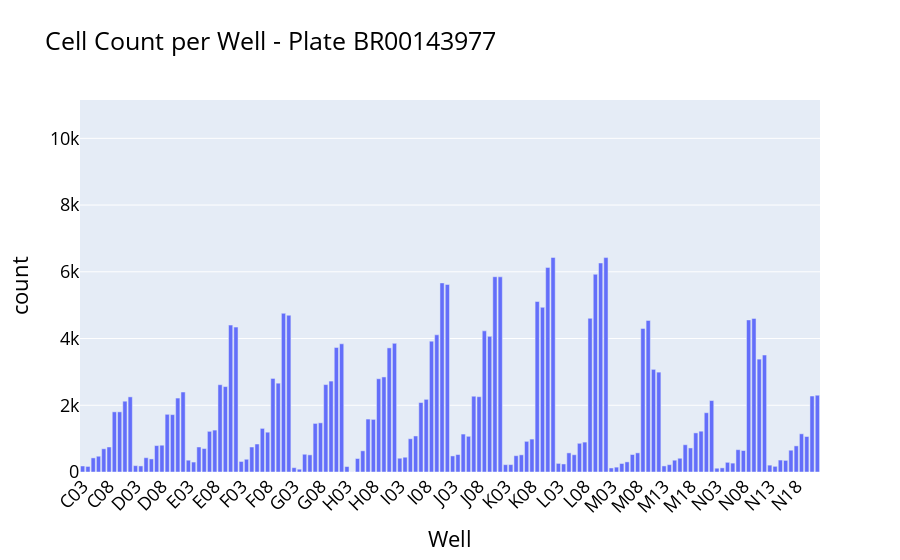
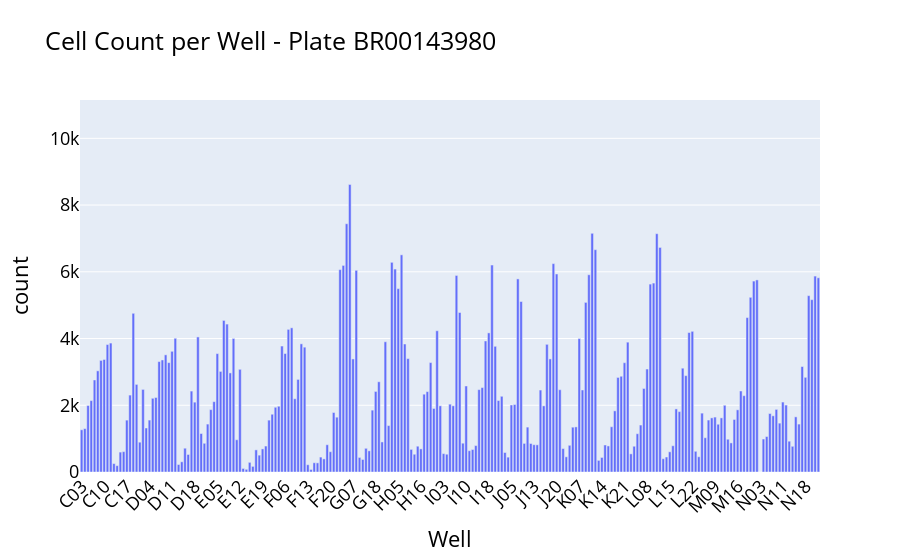
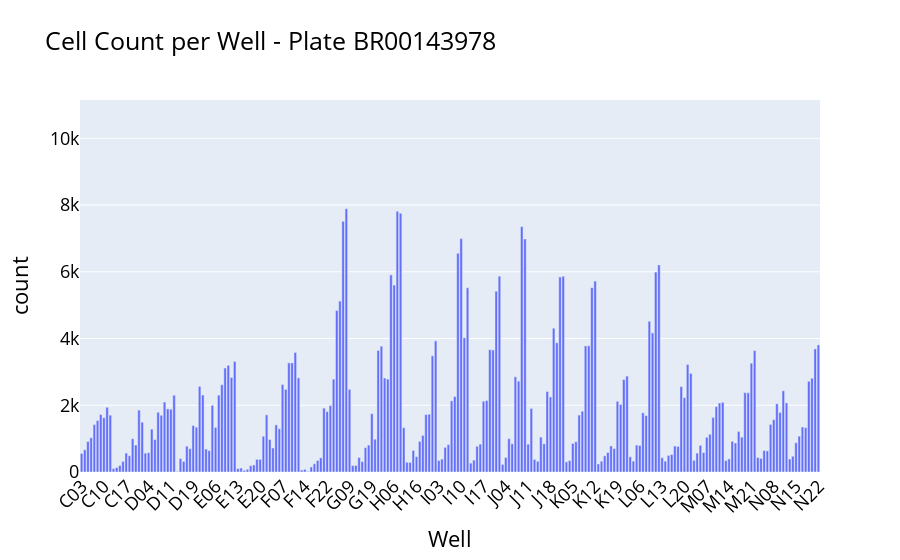
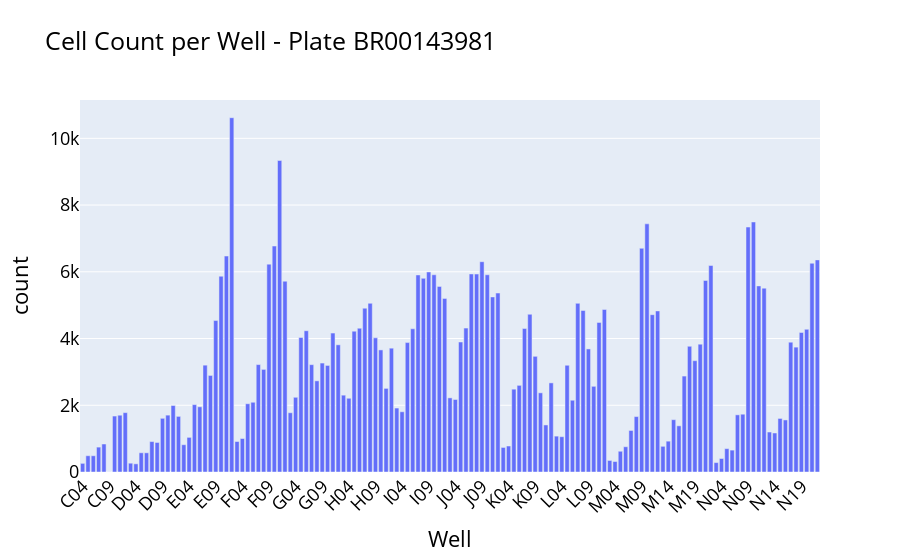

The notebook cell these images were saved under, in order:
### Markdown cell above
# Visualize Cell Counts per Plate and Well

### Code cell
global_max = round1df.groupby(["Metadata_Plate", "Metadata_Well"]).size().max()

for plate in round1df["Metadata_Plate"].unique():
    plate_df = round1df[round1df["Metadata_Plate"] == plate]

    well_counts = plate_df[["Metadata_Well"]].value_counts().reset_index(name="count")

    meta_per_well = (
        plate_df.groupby("Metadata_Well")[
            ["Metadata_seeding_density", "Metadata_cell_line", "Metadata_time_point"]
        ]
        .first()
        .reset_index()
    )

    meta_per_well = meta_per_well.rename(
        columns={
            "Metadata_seeding_density": "Seeding Density",
            "Metadata_cell_line": "Cell Line",
            "Metadata_time_point": "Time Point",
        }
    )

    well_counts = well_counts.merge(meta_per_well, on="Metadata_Well").sort_values(
        "Metadata_Well"
    )

    fig = px.bar(
        well_counts,
        x="Metadata_Well",
        y="count",
        hover_data=["Seeding Density", "Cell Line", "Time Point"],
        title=f"Cell Count per Well - Plate {plate}",
        labels={
            "Metadata_Well": "Well",
        },
    )

    fig.update_layout(
        font=dict(size=18, color="black"),
        xaxis_tickangle=-45,
        yaxis_range=[0, global_max * 1.05],
    )

    fig.show()
    fig.write_image(
        static_figure_path / f"{plate}_well_cell_count.png",
        width=2000,
        height=1200,
    )

    fig.write_html(
        int_figure_path / f"{plate}_well_cell_count.html",
        full_html=True,
        include_plotlyjs="embed",
    )

### Figure 1 — Plotly figure (JSON) as saved in the notebook; plotly's stock layout.template omitted (floating-point values rounded to 4 significant figures; data arrays with more than 128 entries replaced by an {"elided": "..."} marker saying what was removed)
{"data": [{"customdata": {"elided": "140x3 mixed values"}, "hovertemplate": "Well=%{x}<br>count=%{y}<br>Seeding Density=%{customdata[0]}<br>Cell Line=%{customdata[1]}<br>Time Point=%{customdata[2]}<extra></extra>", "legendgroup": "", "marker": {"color": "#636efa", "pattern": {"shape": ""}}, "name": "", "orientation": "v", "showlegend": false, "textposition": "auto", "type": "bar", "x": {"elided": "140 str values"}, "xaxis": "x", "y": {"elided": "140 int values"}, "yaxis": "y"}], "layout": {"barmode": "relative", "font": {"color": "black", "size": 18}, "legend": {"tracegroupgap": 0}, "title": {"text": "Cell Count per Well - Plate BR00143977"}, "xaxis": {"anchor": "y", "domain": [0.0, 1.0], "tickangle": -45, "title": {"text": "Well"}}, "yaxis": {"anchor": "x", "domain": [0.0, 1.0], "range": [0, 11150.0], "title": {"text": "count"}}}}

### Figure 2 — Plotly figure (JSON) as saved in the notebook; plotly's stock layout.template omitted (floating-point values rounded to 4 significant figures; data arrays with more than 128 entries replaced by an {"elided": "..."} marker saying what was removed)
{"data": [{"customdata": {"elided": "229x3 mixed values"}, "hovertemplate": "Well=%{x}<br>count=%{y}<br>Seeding Density=%{customdata[0]}<br>Cell Line=%{customdata[1]}<br>Time Point=%{customdata[2]}<extra></extra>", "legendgroup": "", "marker": {"color": "#636efa", "pattern": {"shape": ""}}, "name": "", "orientation": "v", "showlegend": false, "textposition": "auto", "type": "bar", "x": {"elided": "229 str values"}, "xaxis": "x", "y": {"elided": "229 int values"}, "yaxis": "y"}], "layout": {"barmode": "relative", "font": {"color": "black", "size": 18}, "legend": {"tracegroupgap": 0}, "title": {"text": "Cell Count per Well - Plate BR00143980"}, "xaxis": {"anchor": "y", "domain": [0.0, 1.0], "tickangle": -45, "title": {"text": "Well"}}, "yaxis": {"anchor": "x", "domain": [0.0, 1.0], "range": [0, 11150.0], "title": {"text": "count"}}}}

### Figure 3 — Plotly figure (JSON) as saved in the notebook; plotly's stock layout.template omitted (floating-point values rounded to 4 significant figures; data arrays with more than 128 entries replaced by an {"elided": "..."} marker saying what was removed)
{"data": [{"customdata": {"elided": "232x3 mixed values"}, "hovertemplate": "Well=%{x}<br>count=%{y}<br>Seeding Density=%{customdata[0]}<br>Cell Line=%{customdata[1]}<br>Time Point=%{customdata[2]}<extra></extra>", "legendgroup": "", "marker": {"color": "#636efa", "pattern": {"shape": ""}}, "name": "", "orientation": "v", "showlegend": false, "textposition": "auto", "type": "bar", "x": {"elided": "232 str values"}, "xaxis": "x", "y": {"elided": "232 int values"}, "yaxis": "y"}], "layout": {"barmode": "relative", "font": {"color": "black", "size": 18}, "legend": {"tracegroupgap": 0}, "title": {"text": "Cell Count per Well - Plate BR00143978"}, "xaxis": {"anchor": "y", "domain": [0.0, 1.0], "tickangle": -45, "title": {"text": "Well"}}, "yaxis": {"anchor": "x", "domain": [0.0, 1.0], "range": [0, 11150.0], "title": {"text": "count"}}}}

### Figure 4 — Plotly figure (JSON) as saved in the notebook; plotly's stock layout.template omitted (floating-point values rounded to 4 significant figures; data arrays with more than 128 entries replaced by an {"elided": "..."} marker saying what was removed)
{"data": [{"customdata": {"elided": "139x3 mixed values"}, "hovertemplate": "Well=%{x}<br>count=%{y}<br>Seeding Density=%{customdata[0]}<br>Cell Line=%{customdata[1]}<br>Time Point=%{customdata[2]}<extra></extra>", "legendgroup": "", "marker": {"color": "#636efa", "pattern": {"shape": ""}}, "name": "", "orientation": "v", "showlegend": false, "textposition": "auto", "type": "bar", "x": {"elided": "139 str values"}, "xaxis": "x", "y": {"elided": "139 int values"}, "yaxis": "y"}], "layout": {"barmode": "relative", "font": {"color": "black", "size": 18}, "legend": {"tracegroupgap": 0}, "title": {"text": "Cell Count per Well - Plate BR00143981"}, "xaxis": {"anchor": "y", "domain": [0.0, 1.0], "tickangle": -45, "title": {"text": "Well"}}, "yaxis": {"anchor": "x", "domain": [0.0, 1.0], "range": [0, 11150.0], "title": {"text": "count"}}}}
